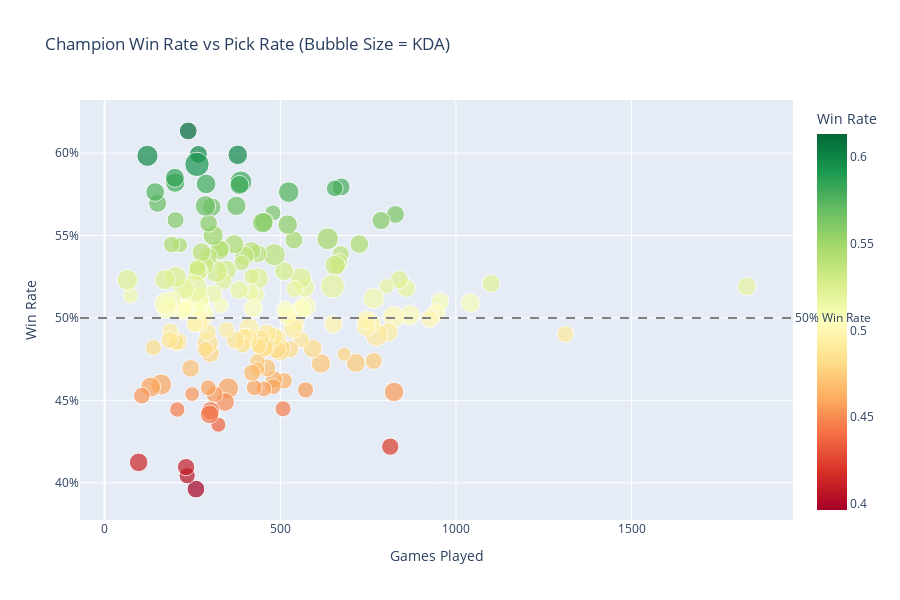

Source (notebook cell):
### Markdown cell above
### 5.4 Win Rate vs Pick Rate Interactive Scatter

### Code cell
# Interactive scatter plot with Plotly
fig = px.scatter(
    champion_stats.reset_index(),
    x='GamesPlayed',
    y='Win',
    hover_name='ChampionName',
    size='KDA',
    color='Win',
    color_continuous_scale='RdYlGn',
    labels={'GamesPlayed': 'Games Played (Pick Rate)', 
            'Win': 'Win Rate',
            'KDA': 'Avg KDA'},
    title='Champion Win Rate vs Pick Rate (Bubble Size = KDA)',
    height=600
)

fig.add_hline(y=0.5, line_dash="dash", line_color="gray", 
              annotation_text="50% Win Rate", annotation_position="right")

fig.update_layout(
    xaxis_title="Games Played",
    yaxis_title="Win Rate",
    yaxis_tickformat=".0%"
)

fig.show()

# Identify high win rate + high pick rate champions (meta champions)
meta_champs = champion_stats[(champion_stats['Win'] > 0.52) & (champion_stats['GamesPlayed'] > 200)].sort_values('Win', ascending=False)
print("\n🔥 Meta Champions (>52% WR, >200 games):")
display(meta_champs[['GamesPlayed', 'Win', 'KDA']].head(10).round(3))

### Figure 1 — Plotly figure (JSON) as saved in the notebook; plotly's stock layout.template omitted (floating-point values rounded to 4 significant figures; data arrays with more than 128 entries replaced by an {"elided": "..."} marker saying what was removed)
{"data": [{"hovertemplate": "<b>%{hovertext}</b><br><br>Games Played (Pick Rate)=%{x}<br>Win Rate=%{marker.color}<br>Avg KDA=%{marker.size}<extra></extra>", "hovertext": {"elided": "171 str values"}, "legendgroup": "", "marker": {"color": {"elided": "171 float values"}, "coloraxis": "coloraxis", "size": {"elided": "171 float values"}, "sizemode": "area", "sizeref": 0.02091, "symbol": "circle"}, "mode": "markers", "name": "", "orientation": "v", "showlegend": false, "type": "scatter", "x": {"elided": "171 int values"}, "xaxis": "x", "y": {"elided": "171 float values"}, "yaxis": "y"}], "layout": {"annotations": [{"showarrow": false, "text": "50% Win Rate", "x": 1, "xanchor": "left", "xref": "x domain", "y": 0.5, "yanchor": "middle", "yref": "y"}], "coloraxis": {"colorbar": {"title": {"text": "Win Rate"}}, "colorscale": [[0, "rgb(165,0,38)"], [0.1, "rgb(215,48,39)"], [0.2, "rgb(244,109,67)"], [0.3, "rgb(253,174,97)"], [0.4, "rgb(254,224,139)"], [0.5, "rgb(255,255,191)"], [0.6, "rgb(217,239,139)"], [0.7, "rgb(166,217,106)"], [0.8, "rgb(102,189,99)"], [0.9, "rgb(26,152,80)"], [1, "rgb(0,104,55)"]]}, "height": 600, "legend": {"itemsizing": "constant", "tracegroupgap": 0}, "shapes": [{"line": {"color": "gray", "dash": "dash"}, "type": "line", "x0": 0, "x1": 1, "xref": "x domain", "y0": 0.5, "y1": 0.5, "yref": "y"}], "title": {"text": "Champion Win Rate vs Pick Rate (Bubble Size = KDA)"}, "xaxis": {"anchor": "y", "domain": [0, 1], "title": {"text": "Games Played"}}, "yaxis": {"anchor": "x", "domain": [0, 1], "tickformat": ".0%", "title": {"text": "Win Rate"}}}}
